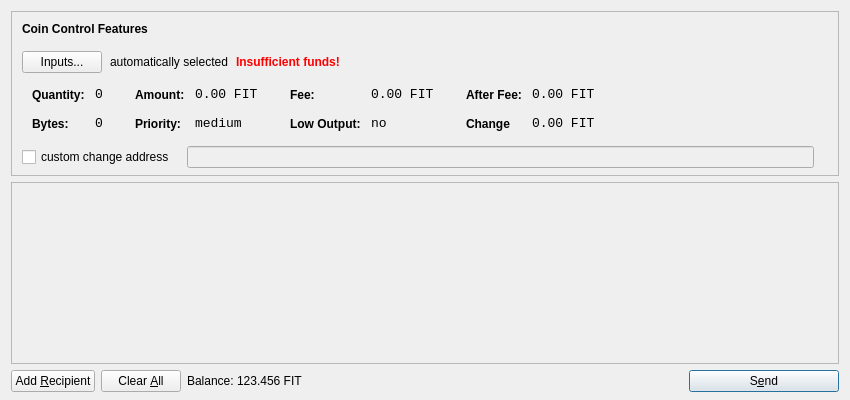
<?xml version="1.0" encoding="UTF-8"?>
<ui version="4.0">
 <class>SendCoinsDialog</class>
 <widget class="QDialog" name="SendCoinsDialog">
  <property name="geometry">
   <rect>
    <x>0</x>
    <y>0</y>
    <width>850</width>
    <height>400</height>
   </rect>
  </property>
  <property name="windowTitle">
   <string>Send Coins</string>
  </property>
  <layout class="QVBoxLayout" name="verticalLayout" stretch="0,1,0">
   <property name="bottomMargin">
    <number>8</number>
   </property>
   <item>
    <widget class="QFrame" name="frameCoinControl">
     <property name="sizePolicy">
      <sizepolicy hsizetype="Expanding" vsizetype="Expanding">
       <horstretch>0</horstretch>
       <verstretch>0</verstretch>
      </sizepolicy>
     </property>
     <property name="maximumSize">
      <size>
       <width>16777215</width>
       <height>16777215</height>
      </size>
     </property>
     <property name="frameShape">
      <enum>QFrame::StyledPanel</enum>
     </property>
     <property name="frameShadow">
      <enum>QFrame::Sunken</enum>
     </property>
     <layout class="QVBoxLayout" name="verticalLayoutCoinControl2">
      <property name="spacing">
       <number>-1</number>
      </property>
      <property name="leftMargin">
       <number>0</number>
      </property>
      <property name="topMargin">
       <number>0</number>
      </property>
      <property name="rightMargin">
       <number>0</number>
      </property>
      <property name="bottomMargin">
       <number>6</number>
      </property>
      <item>
       <layout class="QVBoxLayout" name="verticalLayoutCoinControl" stretch="0,0,0,0,1">
        <property name="spacing">
         <number>0</number>
        </property>
        <property name="leftMargin">
         <number>10</number>
        </property>
        <property name="topMargin">
         <number>10</number>
        </property>
        <item>
         <layout class="QHBoxLayout" name="horizontalLayoutCoinControl1">
          <property name="bottomMargin">
           <number>15</number>
          </property>
          <item>
           <widget class="QLabel" name="labelCoinControlFeatures">
            <property name="sizePolicy">
             <sizepolicy hsizetype="Preferred" vsizetype="Maximum">
              <horstretch>0</horstretch>
              <verstretch>0</verstretch>
             </sizepolicy>
            </property>
            <property name="font">
             <font>
              <weight>75</weight>
              <bold>true</bold>
             </font>
            </property>
            <property name="styleSheet">
             <string notr="true">font-weight:bold;</string>
            </property>
            <property name="text">
             <string>Coin Control Features</string>
            </property>
           </widget>
          </item>
         </layout>
        </item>
        <item>
         <layout class="QHBoxLayout" name="horizontalLayoutCoinControl2" stretch="0,0,0,0">
          <property name="spacing">
           <number>8</number>
          </property>
          <property name="bottomMargin">
           <number>10</number>
          </property>
          <item>
           <widget class="QPushButton" name="pushButtonCoinControl">
            <property name="styleSheet">
             <string notr="true"/>
            </property>
            <property name="text">
             <string>Inputs...</string>
            </property>
           </widget>
          </item>
          <item>
           <widget class="QLabel" name="labelCoinControlAutomaticallySelected">
            <property name="text">
             <string>automatically selected</string>
            </property>
            <property name="margin">
             <number>5</number>
            </property>
           </widget>
          </item>
          <item>
           <widget class="QLabel" name="labelCoinControlInsuffFunds">
            <property name="font">
             <font>
              <weight>75</weight>
              <bold>true</bold>
             </font>
            </property>
            <property name="styleSheet">
             <string notr="true">color:red;font-weight:bold;</string>
            </property>
            <property name="text">
             <string>Insufficient funds!</string>
            </property>
            <property name="margin">
             <number>5</number>
            </property>
           </widget>
          </item>
          <item>
           <spacer name="horizontalSpacerCoinControl">
            <property name="orientation">
             <enum>Qt::Horizontal</enum>
            </property>
            <property name="sizeHint" stdset="0">
             <size>
              <width>40</width>
              <height>1</height>
             </size>
            </property>
           </spacer>
          </item>
         </layout>
        </item>
        <item>
         <widget class="QWidget" name="widgetCoinControl" native="true">
          <property name="sizePolicy">
           <sizepolicy hsizetype="Preferred" vsizetype="Preferred">
            <horstretch>0</horstretch>
            <verstretch>0</verstretch>
           </sizepolicy>
          </property>
          <property name="minimumSize">
           <size>
            <width>0</width>
            <height>0</height>
           </size>
          </property>
          <property name="styleSheet">
           <string notr="true"/>
          </property>
          <layout class="QHBoxLayout" name="horizontalLayoutCoinControl5">
           <property name="margin">
            <number>0</number>
           </property>
           <item>
            <layout class="QHBoxLayout" name="horizontalLayoutCoinControl3" stretch="0,0,0,1">
             <property name="spacing">
              <number>20</number>
             </property>
             <property name="topMargin">
              <number>0</number>
             </property>
             <property name="bottomMargin">
              <number>10</number>
             </property>
             <item>
              <layout class="QFormLayout" name="formLayoutCoinControl1">
               <property name="horizontalSpacing">
                <number>10</number>
               </property>
               <property name="verticalSpacing">
                <number>14</number>
               </property>
               <property name="leftMargin">
                <number>10</number>
               </property>
               <property name="topMargin">
                <number>4</number>
               </property>
               <property name="rightMargin">
                <number>6</number>
               </property>
               <item row="0" column="0">
                <widget class="QLabel" name="labelCoinControlQuantityText">
                 <property name="styleSheet">
                  <string notr="true">font-weight:bold;</string>
                 </property>
                 <property name="text">
                  <string>Quantity:</string>
                 </property>
                 <property name="margin">
                  <number>0</number>
                 </property>
                </widget>
               </item>
               <item row="0" column="1">
                <widget class="QLabel" name="labelCoinControlQuantity">
                 <property name="font">
                  <font>
                   <family>Monospace</family>
                   <pointsize>10</pointsize>
                  </font>
                 </property>
                 <property name="cursor">
                  <cursorShape>IBeamCursor</cursorShape>
                 </property>
                 <property name="contextMenuPolicy">
                  <enum>Qt::ActionsContextMenu</enum>
                 </property>
                 <property name="text">
                  <string>0</string>
                 </property>
                 <property name="margin">
                  <number>0</number>
                 </property>
                 <property name="textInteractionFlags">
                  <set>Qt::LinksAccessibleByMouse|Qt::TextSelectableByKeyboard|Qt::TextSelectableByMouse</set>
                 </property>
                </widget>
               </item>
               <item row="1" column="0">
                <widget class="QLabel" name="labelCoinControlBytesText">
                 <property name="styleSheet">
                  <string notr="true">font-weight:bold;</string>
                 </property>
                 <property name="text">
                  <string>Bytes:</string>
                 </property>
                </widget>
               </item>
               <item row="1" column="1">
                <widget class="QLabel" name="labelCoinControlBytes">
                 <property name="font">
                  <font>
                   <family>Monospace</family>
                   <pointsize>10</pointsize>
                  </font>
                 </property>
                 <property name="cursor">
                  <cursorShape>IBeamCursor</cursorShape>
                 </property>
                 <property name="contextMenuPolicy">
                  <enum>Qt::ActionsContextMenu</enum>
                 </property>
                 <property name="text">
                  <string>0</string>
                 </property>
                 <property name="textInteractionFlags">
                  <set>Qt::LinksAccessibleByMouse|Qt::TextSelectableByKeyboard|Qt::TextSelectableByMouse</set>
                 </property>
                </widget>
               </item>
              </layout>
             </item>
             <item>
              <layout class="QFormLayout" name="formLayoutCoinControl2">
               <property name="horizontalSpacing">
                <number>10</number>
               </property>
               <property name="verticalSpacing">
                <number>14</number>
               </property>
               <property name="leftMargin">
                <number>6</number>
               </property>
               <property name="topMargin">
                <number>4</number>
               </property>
               <property name="rightMargin">
                <number>6</number>
               </property>
               <item row="0" column="0">
                <widget class="QLabel" name="labelCoinControlAmountText">
                 <property name="styleSheet">
                  <string notr="true">font-weight:bold;</string>
                 </property>
                 <property name="text">
                  <string>Amount:</string>
                 </property>
                 <property name="margin">
                  <number>0</number>
                 </property>
                </widget>
               </item>
               <item row="0" column="1">
                <widget class="QLabel" name="labelCoinControlAmount">
                 <property name="font">
                  <font>
                   <family>Monospace</family>
                   <pointsize>10</pointsize>
                  </font>
                 </property>
                 <property name="cursor">
                  <cursorShape>IBeamCursor</cursorShape>
                 </property>
                 <property name="contextMenuPolicy">
                  <enum>Qt::ActionsContextMenu</enum>
                 </property>
                 <property name="text">
                  <string>0.00 FIT</string>
                 </property>
                 <property name="textInteractionFlags">
                  <set>Qt::LinksAccessibleByMouse|Qt::TextSelectableByKeyboard|Qt::TextSelectableByMouse</set>
                 </property>
                </widget>
               </item>
               <item row="1" column="0">
                <widget class="QLabel" name="labelCoinControlPriorityText">
                 <property name="styleSheet">
                  <string notr="true">font-weight:bold;</string>
                 </property>
                 <property name="text">
                  <string>Priority:</string>
                 </property>
                </widget>
               </item>
               <item row="1" column="1">
                <widget class="QLabel" name="labelCoinControlPriority">
                 <property name="font">
                  <font>
                   <family>Monospace</family>
                   <pointsize>10</pointsize>
                  </font>
                 </property>
                 <property name="cursor">
                  <cursorShape>IBeamCursor</cursorShape>
                 </property>
                 <property name="contextMenuPolicy">
                  <enum>Qt::ActionsContextMenu</enum>
                 </property>
                 <property name="text">
                  <string>medium</string>
                 </property>
                 <property name="textInteractionFlags">
                  <set>Qt::LinksAccessibleByMouse|Qt::TextSelectableByKeyboard|Qt::TextSelectableByMouse</set>
                 </property>
                </widget>
               </item>
              </layout>
             </item>
             <item>
              <layout class="QFormLayout" name="formLayoutCoinControl3">
               <property name="horizontalSpacing">
                <number>10</number>
               </property>
               <property name="verticalSpacing">
                <number>14</number>
               </property>
               <property name="leftMargin">
                <number>6</number>
               </property>
               <property name="topMargin">
                <number>4</number>
               </property>
               <property name="rightMargin">
                <number>6</number>
               </property>
               <item row="0" column="0">
                <widget class="QLabel" name="labelCoinControlFeeText">
                 <property name="styleSheet">
                  <string notr="true">font-weight:bold;</string>
                 </property>
                 <property name="text">
                  <string>Fee:</string>
                 </property>
                 <property name="margin">
                  <number>0</number>
                 </property>
                </widget>
               </item>
               <item row="0" column="1">
                <widget class="QLabel" name="labelCoinControlFee">
                 <property name="font">
                  <font>
                   <family>Monospace</family>
                   <pointsize>10</pointsize>
                  </font>
                 </property>
                 <property name="cursor">
                  <cursorShape>IBeamCursor</cursorShape>
                 </property>
                 <property name="contextMenuPolicy">
                  <enum>Qt::ActionsContextMenu</enum>
                 </property>
                 <property name="text">
                  <string>0.00 FIT</string>
                 </property>
                 <property name="textInteractionFlags">
                  <set>Qt::LinksAccessibleByMouse|Qt::TextSelectableByKeyboard|Qt::TextSelectableByMouse</set>
                 </property>
                </widget>
               </item>
               <item row="1" column="0">
                <widget class="QLabel" name="labelCoinControlLowOutputText">
                 <property name="styleSheet">
                  <string notr="true">font-weight:bold;</string>
                 </property>
                 <property name="text">
                  <string>Low Output:</string>
                 </property>
                </widget>
               </item>
               <item row="1" column="1">
                <widget class="QLabel" name="labelCoinControlLowOutput">
                 <property name="font">
                  <font>
                   <family>Monospace</family>
                   <pointsize>10</pointsize>
                  </font>
                 </property>
                 <property name="cursor">
                  <cursorShape>IBeamCursor</cursorShape>
                 </property>
                 <property name="contextMenuPolicy">
                  <enum>Qt::ActionsContextMenu</enum>
                 </property>
                 <property name="text">
                  <string>no</string>
                 </property>
                 <property name="textInteractionFlags">
                  <set>Qt::LinksAccessibleByMouse|Qt::TextSelectableByKeyboard|Qt::TextSelectableByMouse</set>
                 </property>
                </widget>
               </item>
              </layout>
             </item>
             <item>
              <layout class="QFormLayout" name="formLayoutCoinControl4">
               <property name="horizontalSpacing">
                <number>10</number>
               </property>
               <property name="verticalSpacing">
                <number>14</number>
               </property>
               <property name="leftMargin">
                <number>6</number>
               </property>
               <property name="topMargin">
                <number>4</number>
               </property>
               <property name="rightMargin">
                <number>6</number>
               </property>
               <item row="0" column="0">
                <widget class="QLabel" name="labelCoinControlAfterFeeText">
                 <property name="styleSheet">
                  <string notr="true">font-weight:bold;</string>
                 </property>
                 <property name="text">
                  <string>After Fee:</string>
                 </property>
                 <property name="margin">
                  <number>0</number>
                 </property>
                </widget>
               </item>
               <item row="0" column="1">
                <widget class="QLabel" name="labelCoinControlAfterFee">
                 <property name="font">
                  <font>
                   <family>Monospace</family>
                   <pointsize>10</pointsize>
                  </font>
                 </property>
                 <property name="cursor">
                  <cursorShape>IBeamCursor</cursorShape>
                 </property>
                 <property name="contextMenuPolicy">
                  <enum>Qt::ActionsContextMenu</enum>
                 </property>
                 <property name="text">
                  <string>0.00 FIT</string>
                 </property>
                 <property name="textInteractionFlags">
                  <set>Qt::LinksAccessibleByMouse|Qt::TextSelectableByKeyboard|Qt::TextSelectableByMouse</set>
                 </property>
                </widget>
               </item>
               <item row="1" column="0">
                <widget class="QLabel" name="labelCoinControlChangeText">
                 <property name="styleSheet">
                  <string notr="true">font-weight:bold;</string>
                 </property>
                 <property name="text">
                  <string>Change</string>
                 </property>
                </widget>
               </item>
               <item row="1" column="1">
                <widget class="QLabel" name="labelCoinControlChange">
                 <property name="font">
                  <font>
                   <family>Monospace</family>
                   <pointsize>10</pointsize>
                  </font>
                 </property>
                 <property name="cursor">
                  <cursorShape>IBeamCursor</cursorShape>
                 </property>
                 <property name="contextMenuPolicy">
                  <enum>Qt::ActionsContextMenu</enum>
                 </property>
                 <property name="text">
                  <string>0.00 FIT</string>
                 </property>
                 <property name="textInteractionFlags">
                  <set>Qt::LinksAccessibleByMouse|Qt::TextSelectableByKeyboard|Qt::TextSelectableByMouse</set>
                 </property>
                </widget>
               </item>
              </layout>
             </item>
            </layout>
           </item>
          </layout>
         </widget>
        </item>
        <item>
         <layout class="QHBoxLayout" name="horizontalLayoutCoinControl4" stretch="0,0,0">
          <property name="spacing">
           <number>12</number>
          </property>
          <property name="sizeConstraint">
           <enum>QLayout::SetDefaultConstraint</enum>
          </property>
          <property name="topMargin">
           <number>5</number>
          </property>
          <property name="rightMargin">
           <number>5</number>
          </property>
          <item>
           <widget class="QCheckBox" name="checkBoxCoinControlChange">
            <property name="text">
             <string>custom change address</string>
            </property>
           </widget>
          </item>
          <item>
           <widget class="QLineEdit" name="lineEditCoinControlChange">
            <property name="enabled">
             <bool>false</bool>
            </property>
            <property name="sizePolicy">
             <sizepolicy hsizetype="Expanding" vsizetype="Fixed">
              <horstretch>0</horstretch>
              <verstretch>0</verstretch>
             </sizepolicy>
            </property>
           </widget>
          </item>
          <item>
           <widget class="QLabel" name="labelCoinControlChangeLabel">
            <property name="sizePolicy">
             <sizepolicy hsizetype="Preferred" vsizetype="Expanding">
              <horstretch>0</horstretch>
              <verstretch>0</verstretch>
             </sizepolicy>
            </property>
            <property name="minimumSize">
             <size>
              <width>0</width>
              <height>0</height>
             </size>
            </property>
            <property name="text">
             <string/>
            </property>
            <property name="margin">
             <number>3</number>
            </property>
           </widget>
          </item>
         </layout>
        </item>
        <item>
         <spacer name="verticalSpacerCoinControl">
          <property name="orientation">
           <enum>Qt::Vertical</enum>
          </property>
          <property name="sizeHint" stdset="0">
           <size>
            <width>800</width>
            <height>1</height>
           </size>
          </property>
         </spacer>
        </item>
       </layout>
      </item>
     </layout>
    </widget>
   </item>
   <item>
    <widget class="QScrollArea" name="scrollArea">
     <property name="widgetResizable">
      <bool>true</bool>
     </property>
     <widget class="QWidget" name="scrollAreaWidgetContents">
      <property name="geometry">
       <rect>
        <x>0</x>
        <y>0</y>
        <width>830</width>
        <height>165</height>
       </rect>
      </property>
      <layout class="QVBoxLayout" name="verticalLayout_2">
       <property name="margin">
        <number>0</number>
       </property>
       <item>
        <layout class="QVBoxLayout" name="entries">
         <property name="spacing">
          <number>6</number>
         </property>
        </layout>
       </item>
       <item>
        <spacer name="verticalSpacer">
         <property name="orientation">
          <enum>Qt::Vertical</enum>
         </property>
         <property name="sizeHint" stdset="0">
          <size>
           <width>20</width>
           <height>40</height>
          </size>
         </property>
        </spacer>
       </item>
      </layout>
     </widget>
    </widget>
   </item>
   <item>
    <layout class="QHBoxLayout" name="horizontalLayout">
     <item>
      <widget class="QPushButton" name="addButton">
       <property name="toolTip">
        <string>Send to multiple recipients at once</string>
       </property>
       <property name="text">
        <string>Add &amp;Recipient</string>
       </property>
       <property name="icon">
        <iconset resource="../bitcoin.qrc">
         <normaloff>:/icons/add</normaloff>:/icons/add</iconset>
       </property>
       <property name="autoDefault">
        <bool>false</bool>
       </property>
      </widget>
     </item>
     <item>
      <widget class="QPushButton" name="clearButton">
       <property name="sizePolicy">
        <sizepolicy hsizetype="Minimum" vsizetype="Fixed">
         <horstretch>0</horstretch>
         <verstretch>0</verstretch>
        </sizepolicy>
       </property>
       <property name="toolTip">
        <string>Remove all transaction fields</string>
       </property>
       <property name="text">
        <string>Clear &amp;All</string>
       </property>
       <property name="icon">
        <iconset resource="../bitcoin.qrc">
         <normaloff>:/icons/remove</normaloff>:/icons/remove</iconset>
       </property>
       <property name="autoRepeatDelay">
        <number>300</number>
       </property>
       <property name="autoDefault">
        <bool>false</bool>
       </property>
      </widget>
     </item>
     <item>
      <layout class="QHBoxLayout" name="horizontalLayout_2">
       <property name="spacing">
        <number>3</number>
       </property>
       <item>
        <widget class="QLabel" name="label">
         <property name="sizePolicy">
          <sizepolicy hsizetype="Preferred" vsizetype="Fixed">
           <horstretch>0</horstretch>
           <verstretch>0</verstretch>
          </sizepolicy>
         </property>
         <property name="text">
          <string>Balance:</string>
         </property>
        </widget>
       </item>
       <item>
        <widget class="QLabel" name="labelBalance">
         <property name="sizePolicy">
          <sizepolicy hsizetype="Preferred" vsizetype="Fixed">
           <horstretch>0</horstretch>
           <verstretch>0</verstretch>
          </sizepolicy>
         </property>
         <property name="cursor">
          <cursorShape>IBeamCursor</cursorShape>
         </property>
         <property name="text">
          <string>123.456 FIT</string>
         </property>
         <property name="textInteractionFlags">
          <set>Qt::LinksAccessibleByMouse|Qt::TextSelectableByKeyboard|Qt::TextSelectableByMouse</set>
         </property>
        </widget>
       </item>
      </layout>
     </item>
     <item>
      <spacer name="horizontalSpacer">
       <property name="orientation">
        <enum>Qt::Horizontal</enum>
       </property>
       <property name="sizeHint" stdset="0">
        <size>
         <width>40</width>
         <height>20</height>
        </size>
       </property>
      </spacer>
     </item>
     <item>
      <widget class="QPushButton" name="sendButton">
       <property name="minimumSize">
        <size>
         <width>150</width>
         <height>0</height>
        </size>
       </property>
       <property name="toolTip">
        <string>Confirm the send action</string>
       </property>
       <property name="text">
        <string>S&amp;end</string>
       </property>
       <property name="icon">
        <iconset resource="../bitcoin.qrc">
         <normaloff>:/icons/send</normaloff>:/icons/send</iconset>
       </property>
       <property name="default">
        <bool>true</bool>
       </property>
      </widget>
     </item>
    </layout>
   </item>
  </layout>
 </widget>
 <resources>
  <include location="../bitcoin.qrc"/>
 </resources>
 <connections/>
</ui>
